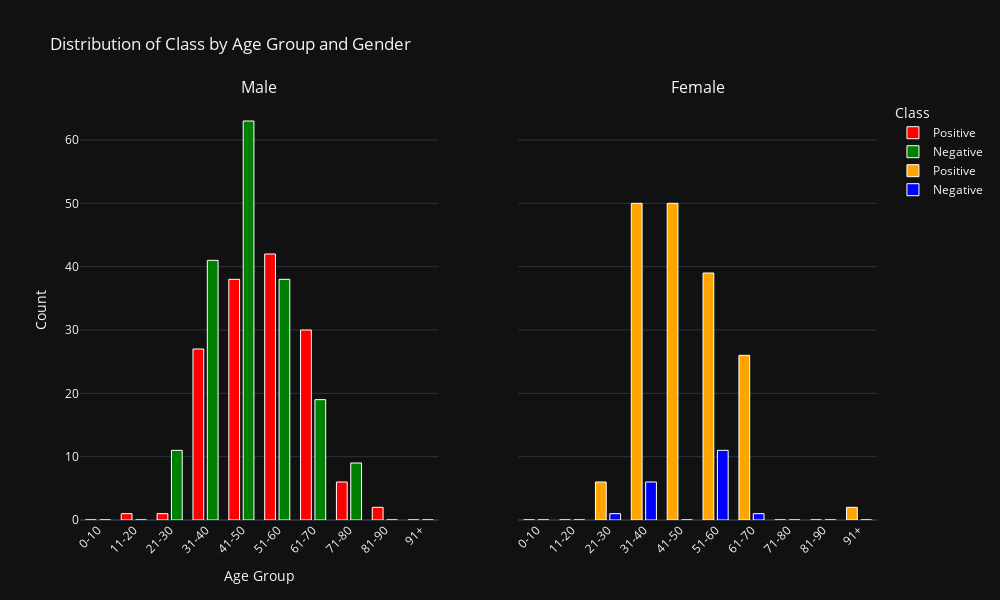

The code cell stored with this chart in its notebook:
### Code cell
# Create subplots: one row, two columns
fig = make_subplots(
    rows=1, cols=2,
    subplot_titles=('Male', 'Female'),
    shared_yaxes=True,
    horizontal_spacing=0.1
)

# Plot for Male
fig.add_trace(go.Bar(
    x=dataframe_1[dataframe_1['class'] == 'Positive']['age_group'],
    y=dataframe_1[dataframe_1['class'] == 'Positive']['count'],
    name='Positive',
    marker_color='red'
), row=1, col=1)

fig.add_trace(go.Bar(
    x=dataframe_1[dataframe_1['class'] == 'Negative']['age_group'],
    y=dataframe_1[dataframe_1['class'] == 'Negative']['count'],
    name='Negative',
    marker_color='green'
), row=1, col=1)

# Plot for Female
fig.add_trace(go.Bar(
    x=dataframe_2[dataframe_2['class'] == 'Positive']['age_group'],
    y=dataframe_2[dataframe_2['class'] == 'Positive']['count'],
    name='Positive',
    marker_color='orange'
), row=1, col=2)

fig.add_trace(go.Bar(
    x=dataframe_2[dataframe_2['class'] == 'Negative']['age_group'],
    y=dataframe_2[dataframe_2['class'] == 'Negative']['count'],
    name='Negative',
    marker_color='blue'
), row=1, col=2)

# Update layout
fig.update_layout(
    title_text='Distribution of Class by Age Group and Gender',
    xaxis_title='Age Group',
    yaxis_title='Count',
    barmode='group',
    template='plotly_dark',
    legend_title='Class',
    xaxis=dict(
        tickangle=-45
    ),
    xaxis2=dict(
        tickangle=-45
    )
)
fig.update_layout(width=1000, height=600)
fig.update_traces(marker_line_width=1,  marker_line_color='white', width=0.3)
fig.write_image("images/distribution_class_gender_age_group.png")
# Show plot
fig.show()

### Figure 1 — Plotly figure (JSON) as saved in the notebook; plotly's stock layout.template omitted (floating-point values rounded to 4 significant figures)
{"data": [{"marker": {"color": "red", "line": {"color": "white", "width": 1}}, "name": "Positive", "type": "bar", "width": 0.3, "x": ["0-10", "11-20", "21-30", "31-40", "41-50", "51-60", "61-70", "71-80", "81-90", "91+"], "xaxis": "x", "y": [0, 1, 1, 27, 38, 42, 30, 6, 2, 0], "yaxis": "y"}, {"marker": {"color": "green", "line": {"color": "white", "width": 1}}, "name": "Negative", "type": "bar", "width": 0.3, "x": ["0-10", "11-20", "21-30", "31-40", "41-50", "51-60", "61-70", "71-80", "81-90", "91+"], "xaxis": "x", "y": [0, 0, 11, 41, 63, 38, 19, 9, 0, 0], "yaxis": "y"}, {"marker": {"color": "orange", "line": {"color": "white", "width": 1}}, "name": "Positive", "type": "bar", "width": 0.3, "x": ["0-10", "11-20", "21-30", "31-40", "41-50", "51-60", "61-70", "71-80", "81-90", "91+"], "xaxis": "x2", "y": [0, 0, 6, 50, 50, 39, 26, 0, 0, 2], "yaxis": "y2"}, {"marker": {"color": "blue", "line": {"color": "white", "width": 1}}, "name": "Negative", "type": "bar", "width": 0.3, "x": ["0-10", "11-20", "21-30", "31-40", "41-50", "51-60", "61-70", "71-80", "81-90", "91+"], "xaxis": "x2", "y": [0, 0, 1, 6, 0, 11, 1, 0, 0, 0], "yaxis": "y2"}], "layout": {"annotations": [{"font": {"size": 16}, "showarrow": false, "text": "Male", "x": 0.225, "xanchor": "center", "xref": "paper", "y": 1, "yanchor": "bottom", "yref": "paper"}, {"font": {"size": 16}, "showarrow": false, "text": "Female", "x": 0.775, "xanchor": "center", "xref": "paper", "y": 1, "yanchor": "bottom", "yref": "paper"}], "barmode": "group", "height": 600, "legend": {"title": {"text": "Class"}}, "title": {"text": "Distribution of Class by Age Group and Gender"}, "width": 1000, "xaxis": {"anchor": "y", "domain": [0, 0.45], "tickangle": -45, "title": {"text": "Age Group"}}, "xaxis2": {"anchor": "y2", "domain": [0.55, 1], "tickangle": -45}, "yaxis": {"anchor": "x", "domain": [0, 1], "title": {"text": "Count"}}, "yaxis2": {"anchor": "x2", "domain": [0, 1], "matches": "y", "showticklabels": false}}}
